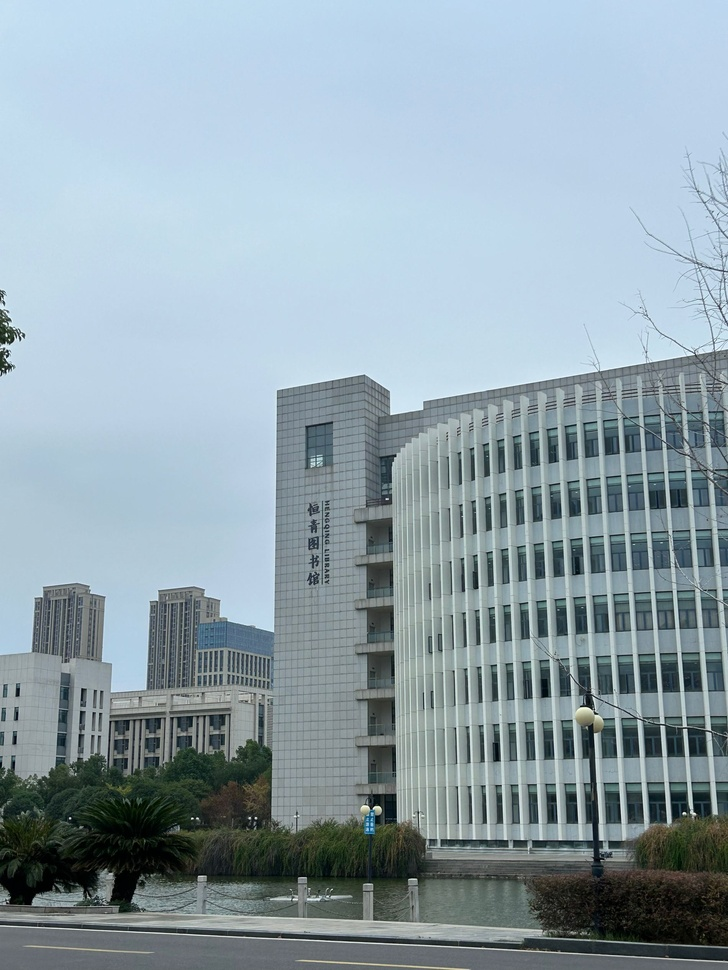
#> input picture dip_ch4/rgb.jpg, 728 x 970 px, shrunk from 1900 x 2532 before the run
$ python 3bianhuan.py   (older library calls are emulated)
#> lines starting #> are read from the running program, lines starting #| are printed output that depends on the picture; after the words box and inside, x2 and y2 are one past the last pixel; in counts of white or black regions, pixels touching at a corner belong together
"""
RGB上进行均值滤波以及拉普拉斯变换，仅在HSI的强度分量上进行相同的操作，比较两者的结果。
"""

import cv2
import numpy as np
import matplotlib.pyplot as plt

# 读取彩色图片
image = cv2.imread('rgb.jpg')
#> image is the input picture: shape (970, 728, 3); mean B, G, R 170.9, 161.8, 144.2
image = cv2.cvtColor(image, cv2.COLOR_BGR2RGB)  # 转换为 RGB

# 定义均值滤波和拉普拉斯锐化函数
def apply_mean_filter(image, kernel_size=5):
#> called with kernel_size = 5
    return cv2.blur(image, (kernel_size, kernel_size))

def apply_laplacian_sharpen(image):
    laplacian = cv2.Laplacian(image, cv2.CV_64F)
    sharpened_image = image - laplacian  # 将拉普拉斯结果减回原图实现锐化
    sharpened_image = np.clip(sharpened_image, 0, 255)  # 确保值在 [0, 255] 范围内
    return sharpened_image.astype(np.uint8)

# 在 RGB 空间上进行均值滤波和拉普拉斯锐化
mean_filtered_rgb = apply_mean_filter(image)
laplacian_sharpened_rgb = apply_laplacian_sharpen(image)

# 将 RGB 图像转换为 HSI
def rgb_to_hsi(image):
    img = image.astype(float) / 255
    R, G, B = img[:, :, 0], img[:, :, 1], img[:, :, 2]

    I = (R + G + B) / 3
    min_rgb = np.minimum(np.minimum(R, G), B)
    S = 1 - (3 / (R + G + B + 1e-6)) * min_rgb  # 加 1e-6 防止除以零

    theta = np.arccos(0.5 * ((R - G) + (R - B)) / np.sqrt((R - G) ** 2 + (R - B) * (G - B) + 1e-6))
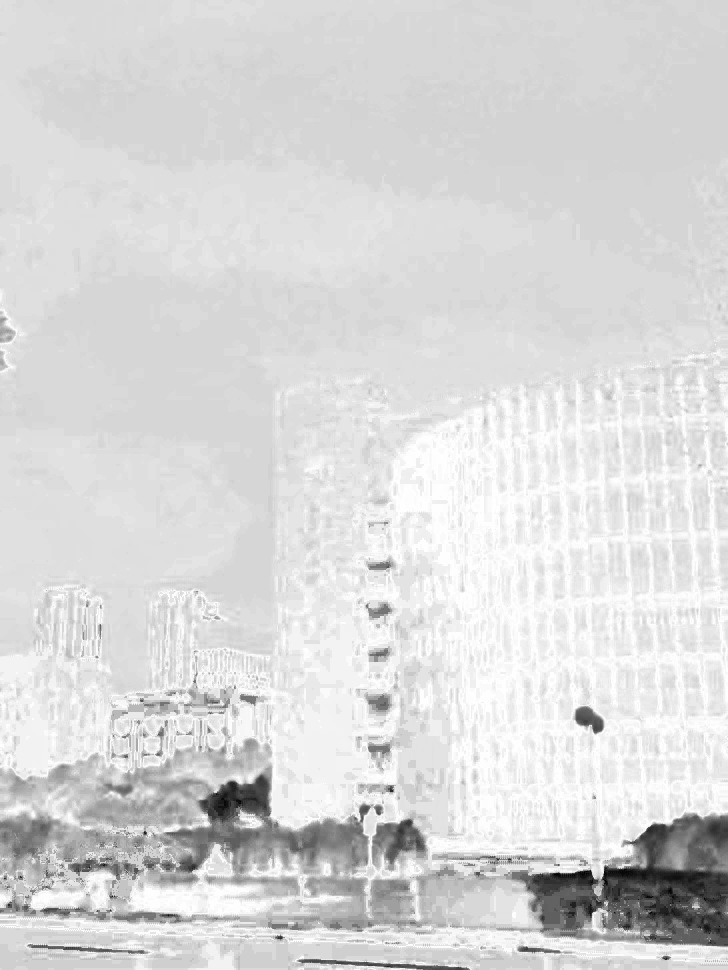
#> theta: shape (970, 728) float64; min 0.0425, max 3.14, mean 2.68; drawn with min black and max white
    H = np.where(B <= G, theta, 2 * np.pi - theta)
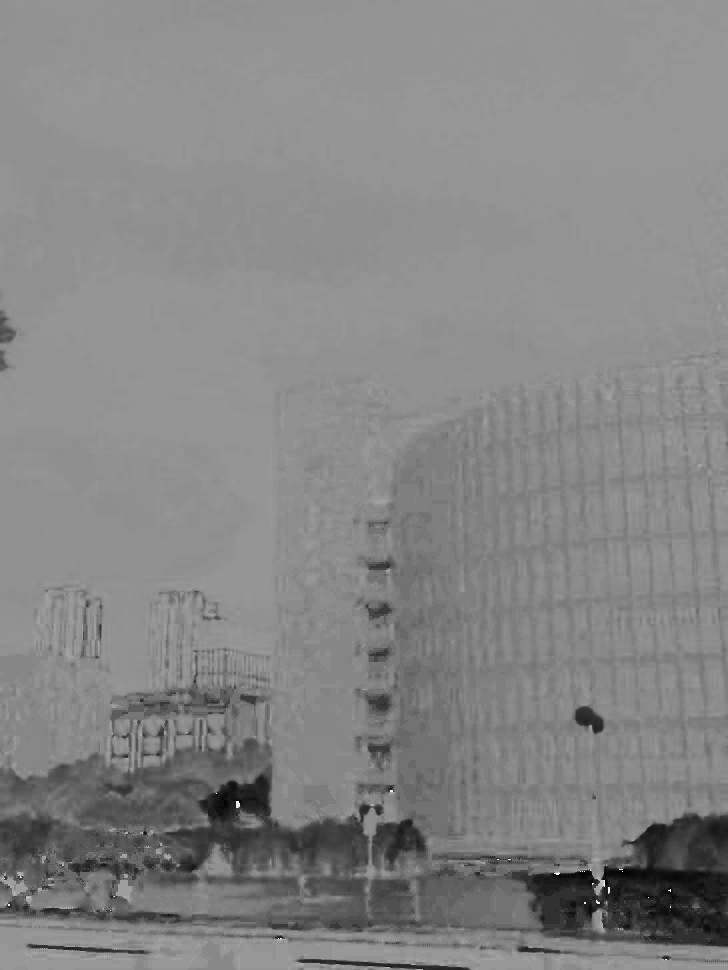
#> H: shape (970, 728) float64; min 0.0425, max 6.19, mean 3.27; drawn with min black and max white
    H = H / (2 * np.pi)  # 归一化到 [0, 1] 范围
#> in apply_laplacian_sharpen (call 2), `sharpened_image = np.clip(sharpened_image, 0, 255)`:
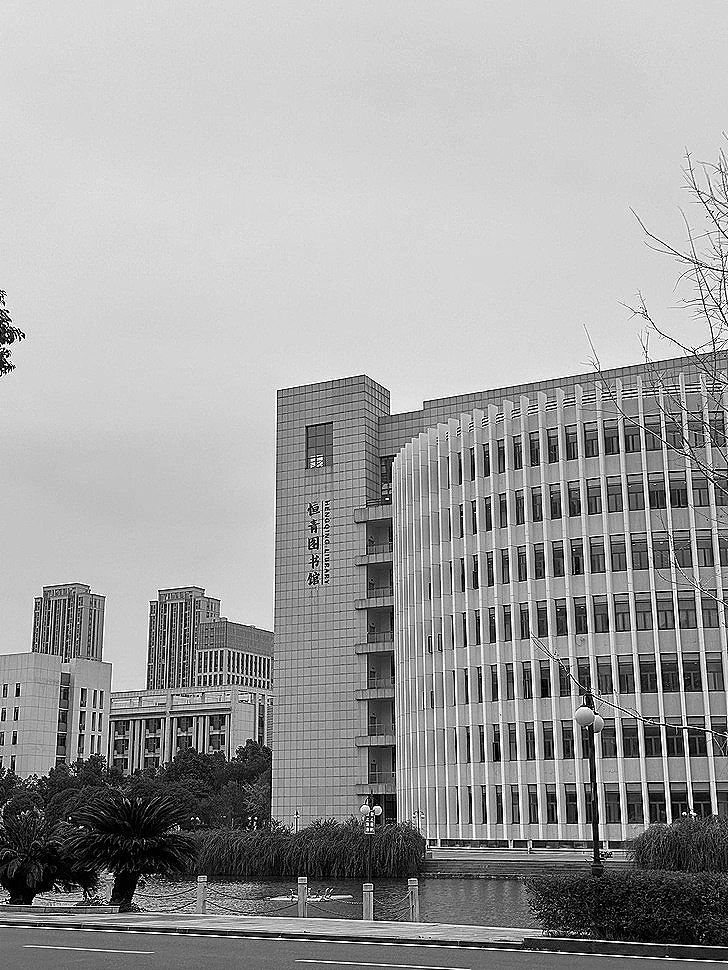
#> sharpened_image: shape (970, 728) float64; min 0, max 255, mean 159.2

    return H, S, I

# 将 HSI 图像转换回 RGB
def hsi_to_rgb(H, S, I):
    H = H * 2 * np.pi
    R, G, B = np.zeros_like(H), np.zeros_like(H), np.zeros_like(H)

    # 扇区 1：0 <= H < 2π/3
    idx = (H >= 0) & (H < 2 * np.pi / 3)
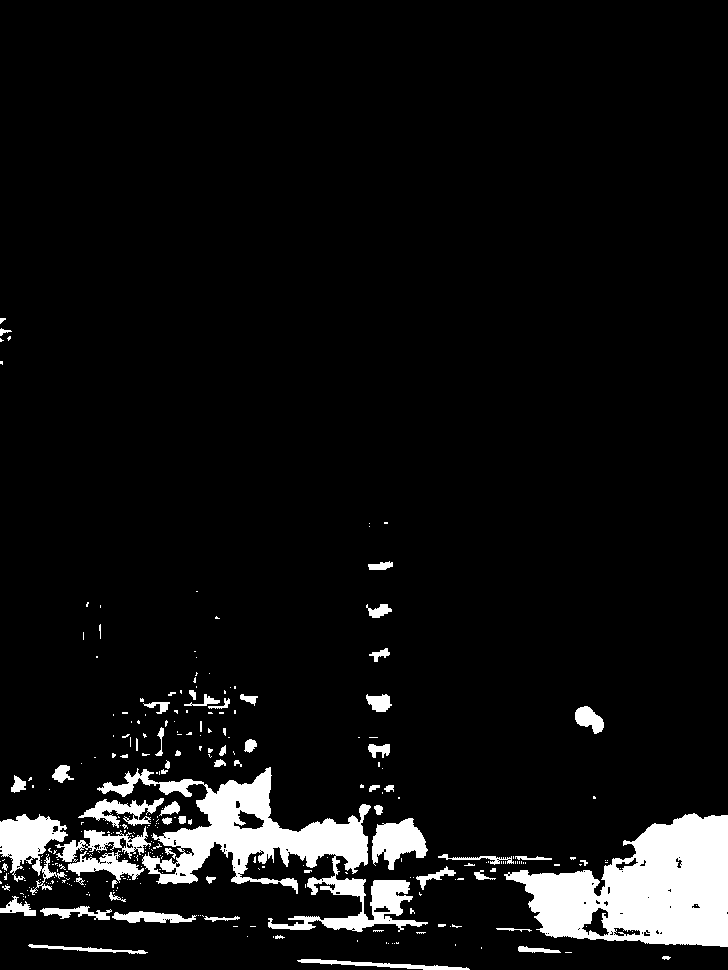
#> idx: shape (970, 728) bool; 6.9% white; 319 white regions (252 under 20 px), largest, box (x1, y1, x2, y2) and area: (504, 813, 728, 947) 17957, (97, 767, 428, 932) 14900, (0, 814, 68, 895) 2618
    B[idx] = I[idx] * (1 - S[idx])
    R[idx] = I[idx] * (1 + (S[idx] * np.cos(H[idx])) / (np.cos(np.pi / 3 - H[idx])))
    G[idx] = 3 * I[idx] - (R[idx] + B[idx])

    # 扇区 2：2π/3 <= H < 4π/3
    idx = (H >= 2 * np.pi / 3) & (H < 4 * np.pi / 3)
#> idx: shape (970, 728) bool; 93% white; 330 black regions (260 under 20 px), largest, box (x1, y1, x2, y2) and area: (504, 813, 728, 947) 18081, (97, 767, 428, 932) 14931, (0, 814, 68, 895) 2653
    R[idx] = I[idx] * (1 - S[idx])
    G[idx] = I[idx] * (1 + (S[idx] * np.cos(H[idx] - 2 * np.pi / 3)) / (np.cos(np.pi - H[idx])))
    B[idx] = 3 * I[idx] - (R[idx] + G[idx])

    # 扇区 3：4π/3 <= H < 2π
    idx = (H >= 4 * np.pi / 3) & (H < 2 * np.pi)
#> idx: shape (970, 728) bool; 0.05% white in thin lines or dots, all inside (x1, y1, x2, y2) = (2, 465, 701, 970)
    G[idx] = I[idx] * (1 - S[idx])
#> G: shape (970, 728) float64; min 0, max 1.11, mean 0.635
    B[idx] = I[idx] * (1 + (S[idx] * np.cos(H[idx] - 4 * np.pi / 3)) / (np.cos(5 * np.pi / 3 - H[idx])))
#> B: shape (970, 728) float64; min 0, max 1.36, mean 0.67
    R[idx] = 3 * I[idx] - (G[idx] + B[idx])
#> R: shape (970, 728) float64; min 0, max 1.09, mean 0.567

    rgb_image = np.stack([R, G, B], axis=-1)
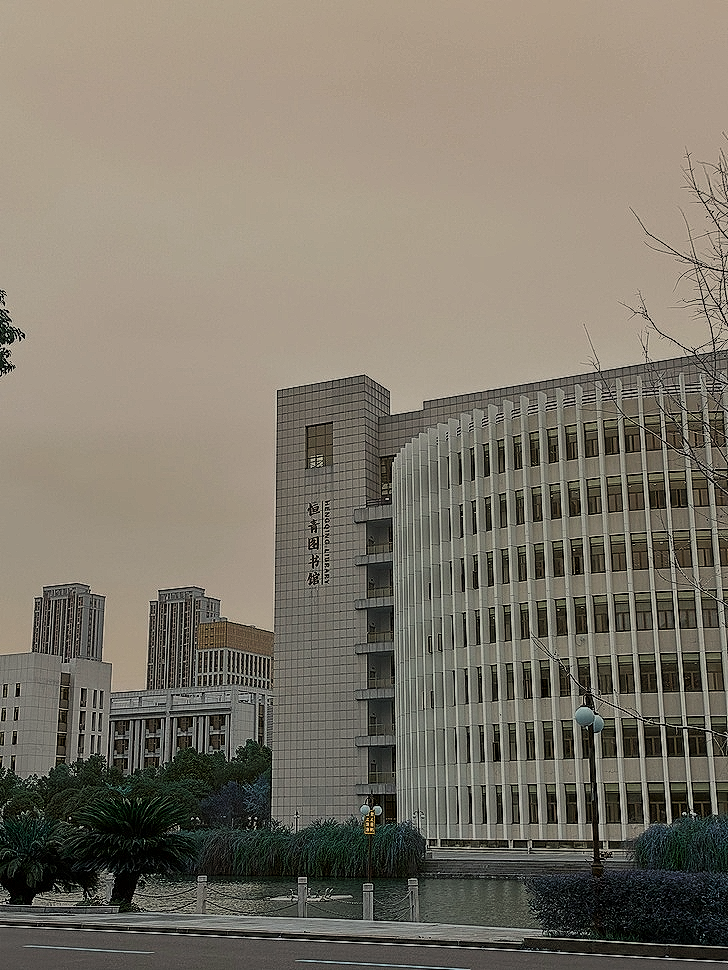
#> rgb_image: shape (970, 728, 3) float64; mean of channels 0, 1, 2 0.567, 0.635, 0.67; drawn with min black and max white
    rgb_image = np.clip(rgb_image * 255, 0, 255).astype(np.uint8)
    return rgb_image

# 对 HSI 空间中的强度分量进行均值滤波和拉普拉斯锐化
H, S, I = rgb_to_hsi(image)
mean_filtered_I = apply_mean_filter((I * 255).astype(np.uint8))
laplacian_sharpened_I = apply_laplacian_sharpen((I * 255).astype(np.uint8))

# 计算 RGB 锐化结果与 HSI 强度分量锐化结果的差异
# difference_image = cv2.absdiff(mean_filtered_rgb, hsi_to_rgb(H, S, mean_filtered_I / 255.0))
difference_image = cv2.absdiff(laplacian_sharpened_rgb, hsi_to_rgb(H, S, laplacian_sharpened_I / 255.0))

# 将差异图像转换为灰度图像
difference_image_gray = cv2.cvtColor(difference_image, cv2.COLOR_RGB2GRAY)

# 转换回 RGB 空间以便显示
mean_filtered_hsi_rgb = hsi_to_rgb(H, S, mean_filtered_I / 255.0)
#> in hsi_to_rgb (call 2), `G[idx] = I[idx] * (1 + (S[idx] * np.cos(H[idx] - 2 * np.pi / 3)) / (np..`:
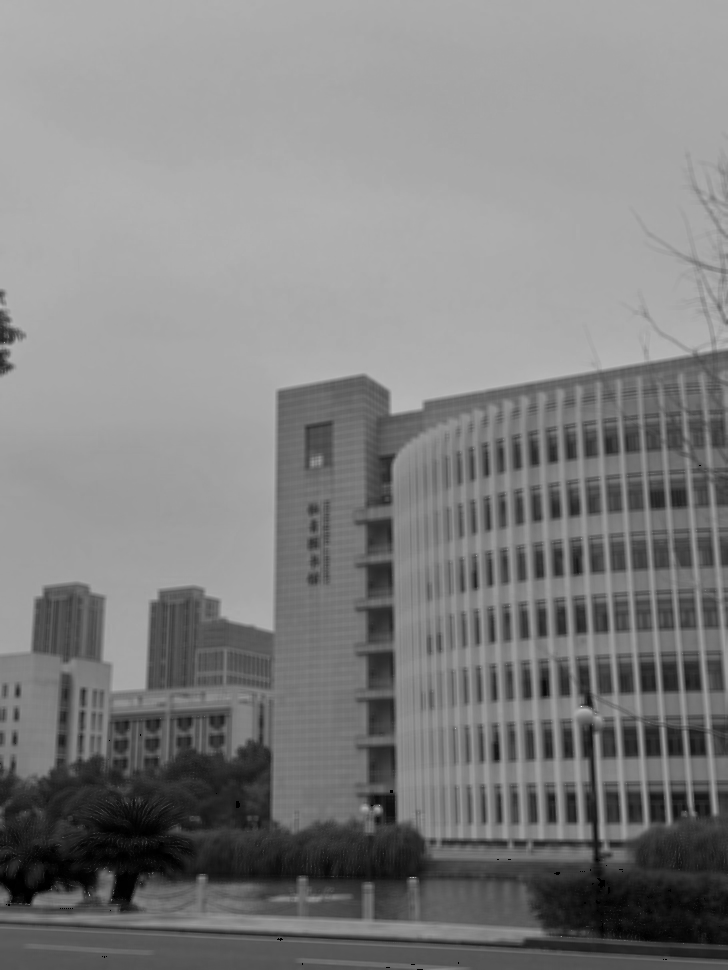
#> G: shape (970, 728) float64; min 0, max 1.26, mean 0.634; drawn with min black and max white
#> in hsi_to_rgb (call 2), `G[idx] = I[idx] * (1 - S[idx])`: G: shape (970, 728) float64; 0.04% of pixels changed, all inside (x1, y1, x2, y2) = (3, 465, 701, 970)
#> in hsi_to_rgb (call 2), `B[idx] = I[idx] * (1 + (S[idx] * np.cos(H[idx] - 4 * np.pi / 3)) / (np..`: B: shape (970, 728) float64; min 0, max 1.23, mean 0.669
laplacian_sharpened_hsi_rgb = hsi_to_rgb(H, S, np.clip(laplacian_sharpened_I / 255.0, 0, 1))  # 确保范围在[0, 1]

# plt.rcParams['font.family'] = 'Heiti TC'
plt.rcParams['font.family'] = 'SimHei'

# 显示并保存结果
plt.imsave('3RGB均值滤波.png', mean_filtered_rgb)
plt.imsave('3RGB拉普拉斯变换.png', laplacian_sharpened_rgb)
plt.imsave('3HSI强度分量均值滤波.png', mean_filtered_hsi_rgb)
plt.imsave('3HSI强度分量拉普拉斯变换.png', laplacian_sharpened_hsi_rgb)
plt.imsave('3拉普拉斯变换差异.png', difference_image_gray, cmap='gray')

fig, axes = plt.subplots(2, 2, figsize=(10, 8))

# 显示 RGB 空间处理结果
axes[0, 0].imshow(mean_filtered_rgb)
axes[0, 0].set_title('RGB均值滤波')
axes[0, 0].axis('off')

axes[0, 1].imshow(laplacian_sharpened_rgb)
axes[0, 1].set_title('RGB拉普拉斯变换')
axes[0, 1].axis('off')

# 显示 HSI 强度分量处理结果
axes[1, 0].imshow(mean_filtered_hsi_rgb)
axes[1, 0].set_title('HSI强度分量均值滤波')
axes[1, 0].axis('off')

axes[1, 1].imshow(laplacian_sharpened_hsi_rgb)
axes[1, 1].set_title('HSI强度分量拉普拉斯变换')
axes[1, 1].axis('off')

plt.tight_layout()
plt.show()
